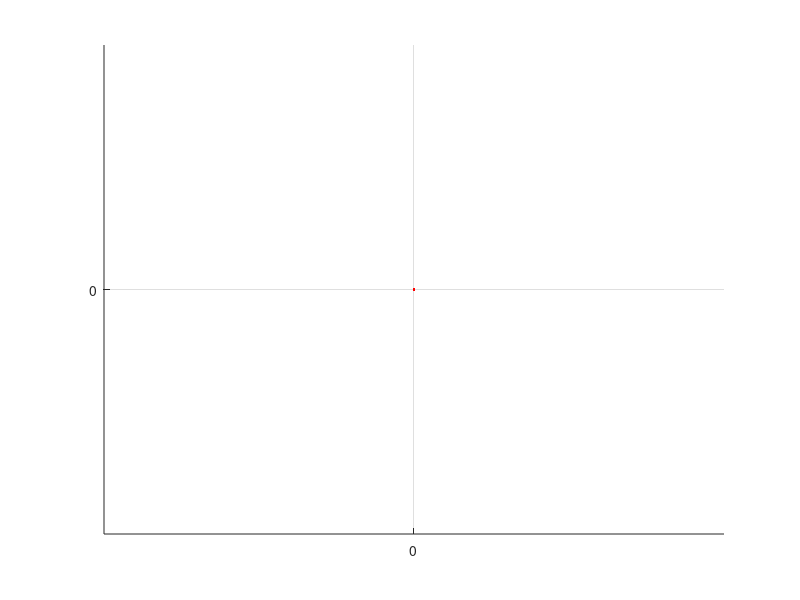

Recreate this plot in MATLAB. (Note: this script raises an error after producing the figure.)
function [grads, maxB,delta,Delta] = dtiGradsBuildCharmed(maxG, Delta, delta, interact)
%
% [grads, maxB] = dSimGetCharmedGrads([maxG = 50.0], [Delta=optimal value to minimize TE], [delta=Delta])
%
% For example, to save a gradient scheme for 3T2 at the Lucas center:
% [grads, maxB] = dtiGradsBuildCharmed(50);
% dlmwrite(sprintf('dwepi.%03d.grads',size(grads,2)), grads',' ');
%
% HISTORY:
% 2009.05.13 RFD & AM wrote it.
%

g = 42576.0; % gyromagnetic ratio for H in kHz/T = (cycles/millisecond)/T
nSlices = 60;

if(~exist('maxG','var') || isempty(maxG))
    maxG = 50.0; % Max gradient in mT/m
end
if(~exist('interact','var') || isempty(maxG))
    interact = 1; % Max gradient in mT/m
end

bvals = [0 714 1428 2285 3214 4286 5357 6429 7500 8571 10000]./1000;
nDirs = [1   6    7   11   13   15   17   19   21   29    31];
nReps = [16  2    2    2    2    2    2    2    2    2     2];

maxB = max(bvals);

% Sort to ensure that we have the lowest bvalue first, and then all
% remaining bvlaues in descending order. This will make the interleaving
% (below) work better at keeping high bvalue scans separated from other
% high b-value scans.
[junk,si] = sort(bvals,'descend');
si = si([end,1:end-1]);
bvals = bvals(si);
nDirs = nDirs(si);
nReps = nReps(si);

if(~exist('delta','var'))
    % DW gradient duration, in msec
    delta = []; % We'll set it below
end

if(~exist('Delta','var') || isempty(Delta))
    if(~isempty(delta))
        Delta = maxB/((2*pi*g).^2 * (maxG*1e-9).^2 * delta.^2) + delta/3;
    else
        % Find the optimal Delta for the max b-value (i.e. where Delta=delta).
        % This ugly equation is simply the solution for this equation:
        %   Delta = max(bvals)/((2*pi*g).^2 * (maxG*1e-9).^2 * delta.^2) + delta/3;
        % when we set delta=Delta and solve for Delta again.
        Delta = 2*46874999999999994^(1/3)*maxB^(1/3)/(pi^(2/3)*(g^2)^(1/3)*(maxG^2)^(1/3));
    end
end

if(isempty(delta))
    % DW gradient duration, in msec
    delta = Delta;
end

% On our GE Signa, there is ~81msec of overhead for RF, imaging grads,
% read-out, etc.
overhead = 81;
sliceTime = Delta+delta+overhead;
TR = sliceTime/1000*nSlices;
nVols = sum(nReps.*nDirs);
totalTime = TR*nVols/60;
if interact==1
fprintf('Estimated TR for %d slices = %0.2f. Total scan time for %d volumes is %0.1f minutes.\n\n',nSlices,TR,nVols,totalTime);
end;

% Now compute the Gradient amplitudes for all the b-values
G = sqrt(bvals./((2*pi*g).^2 * delta.^2 * (Delta-delta/3))) * 1e9;

ptsDir = fullfile(fileparts(which('mrDiffusion')),'preprocess','caminoPts');

n = numel(bvals);
if interact==1
figure; axis; grid on; axis equal; hold on; c = 'rgbycmk';
end;
grads = repmat(NaN,3,nVols);
availInds = [1:nVols];
for(ii=1:n)
    if(nDirs(ii)>=3)
        pts = dlmread(fullfile(ptsDir,sprintf('Elec%03d.txt',nDirs(ii))));
        pts = reshape(pts(2:end),[3 nDirs(ii)]);
    elseif(nDirs(ii)==2 || nDirs(ii)<1 || nDirs(ii)>150)
        error('No supported');
    else
        % nDirs must == 1
        pts = [1;0;0];
    end
    curGrads = G(ii)./maxG .* pts;
    curGrads = repmat(curGrads,[1 nReps(ii)]);
    % flip half the directions
    if(bvals(ii)>0)
        flipThese = rand(1,size(curGrads,2))>=0.5;
        curGrads(:,flipThese) = -curGrads(:,flipThese);
    end
    inds = floor([1:numel(availInds)/size(curGrads,2):numel(availInds)]);
    grads(:,availInds(inds)) = curGrads;
    availInds = setdiff(availInds,availInds(inds));
    if interact==1
    plot3(curGrads(1,:),curGrads(2,:),curGrads(3,:),[c(mod(ii-1,numel(c))+1) '.']);
    end;
end

%sqrt(sum(allGrads.^2))'
return;
